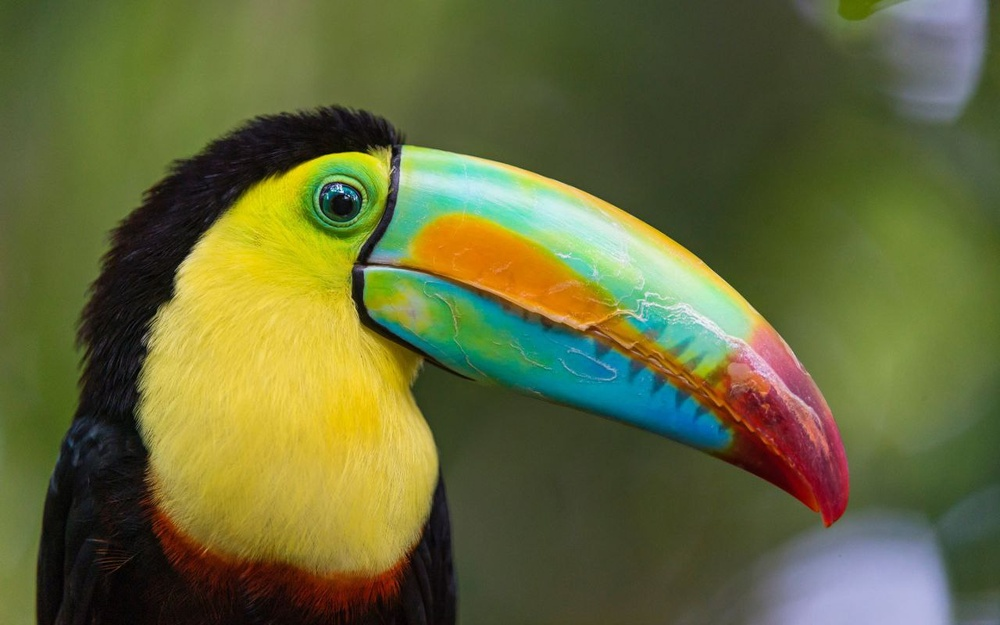
#> input picture pic.jpg, 1000 x 625 px, shrunk from 1280 x 800 before the run
$ jupyter execute --allow-errors CHW3.ipynb   (shell and % lines are left out)
#> lines starting #> are read from the running program, lines starting #| are printed output that depends on the picture
<h1 align="center">Mathematical Methods In Engineering - 25872</h1>
<h4 align="center">Dr. Amiri</h4>
<h4 align="center">Sharif University of Technology, Fall 2023</h4>
<h4 align="center">Python Assignment 3</h4>
<h5 align="center"><font color="cyan"> Feel free to contact TA team for any possible questions about the assignment </font>
 </h5>
<h5 align="center"> <font color="cyan"> Questions 1,2: @mh_momeni  -  Question 2,3: @Mahdi_h721 </font> </h5>

You should write your code in the <font color='green'>Code Cell</font> and then run the <font color='green'>Evaluation Cell</font> to check the correctness of your code.<br>
<font color='red'>**Please do not edit the codes in the Evaluation Cells.**</font>

##  Q1. Implementing QR Factorization <sub><sup>``(40 pt.)``</sup></sub>

>In this question, we are going to use QR factorization in computing eigenvalues. It is an important building block in numerical linear algebra. Recall that for any matrix $A$
, $A=QR$
 where $Q$
 is orthogonal and $R$
 is upper-triangular.

 **Reminder**: The QR algorithm, uses the QR decomposition, but don't confuse the two.

[cell 1]
import numpy as np
np.set_printoptions(suppress=True, precision=4)

[cell 2]
n = 5
A = np.random.rand(n,n)
npQ, npR = np.linalg.qr(A)

Check that Q is orthogonal:

[cell 3]
np.allclose(np.eye(n), npQ @ npQ.T), np.allclose(np.eye(n), npQ.T @ npQ)

Check that R is triangular

[cell 4]
npR

### Gram-Schmidt

#### Classical Gram-Schmidt (unstable)

For each $j$
, calculate a single projection

$$v_j=P_ja_j$$

where $P_j$
 projects onto the space orthogonal to the span of $q_1,…,q_{j−1}$
.

[cell 5]
def cgs(A):
    m, n = A.shape
    Q = np.zeros([m,n], dtype=np.float64)
    R = np.zeros([n,n], dtype=np.float64)
    ##Your Code start here

    for j in range(n):
        v = A[:, j]
        for i in range(j):
            R[i, j] = np.dot(Q[:, i], A[:, j])
            v = v - R[i, j] * Q[:, i]
        R[j, j] = np.linalg.norm(v)
        Q[:, j] = v / R[j, j]

    ##Your Code ends here
    return Q, R

[cell 6]
Q, R = cgs(A)
np.allclose(A, Q @ R)

Check if Q is unitary:

[cell 7]
np.allclose(np.eye(len(Q)), Q.dot(Q.T))

### Modified Gram-Schmidt (optional)

Classical (unstable) Gram-Schmidt: for each $j$
, calculate a single projection
$$v_j=P_ja_j$$
where $P_j$
 projects onto the space orthogonal to the span of $q_1,…,q_{j−1}$
.

Modified Gram-Schmidt: for each $j$
, calculate $j−1$
 projections
$$P_j=P_{⊥q_{j−1}⋯⊥q_2⊥q_1}$$

[cell 8]
n = 3
A = np.random.rand(n,n).astype(np.float64)

[cell 9]
def mgs(A):
    V = A.copy()
    m, n = A.shape
    Q = np.zeros([m,n], dtype=np.float64)
    R = np.zeros([n,n], dtype=np.float64)
    ##Your Code start here

    for k in range(n):
        R[k, k] = np.linalg.norm(V[:, k])
        Q[:, k] = V[:, k] / R[k, k]

        for j in range(k + 1, n):
            R[k, j] = np.dot(Q[:, k], V[:, j])
            V[:, j] = V[:, j] - R[k, j] * Q[:, k]

    ##Your Code ends here
    return Q, R

[cell 10]
Q, R = mgs(A)
np.allclose(np.eye(len(Q)), Q.dot(Q.T.conj()))

[cell 11]
np.allclose(A, np.matmul(Q,R))

### Classical vs Modified Gram-Schmidt

In this part, we want to construct a square matrix $A$ with random singular vectors and widely varying singular values spaced by factors of 2 between $2^{−1}$
 and $2^{−(n+1)}$

[cell 12]
import matplotlib.pyplot as plt
from matplotlib import rcParams

[cell 13]
n = 100
U, X = np.linalg.qr(np.random.randn(n,n))   # set U to a random orthogonal matrix
V, X = np.linalg.qr(np.random.randn(n,n))   # set V to a random orthogonal matrix
S = np.diag(np.power(2,np.arange(-1,-(n+1),-1), dtype=float))  # Set S to a diagonal matrix w/ exp
                                                              # values between 2^-1 and 2^-(n+1)

[cell 14]
A = np.matmul(U,np.matmul(S,V))
QC, RC = cgs(A)
QM, RM = mgs(A) # if you don't complete the mgs function, comment this line

[cell 15]
plt.figure(figsize=(10,10))
plt.semilogy(np.diag(S), 'r.', label="True Singular Values")
plt.semilogy(np.diag(RM), 'go', label="Modified Gram-Shmidt")
plt.semilogy(np.diag(RC), 'bx', label="Classic Gram-Shmidt")
plt.legend()
rcParams.update({'font.size': 18})
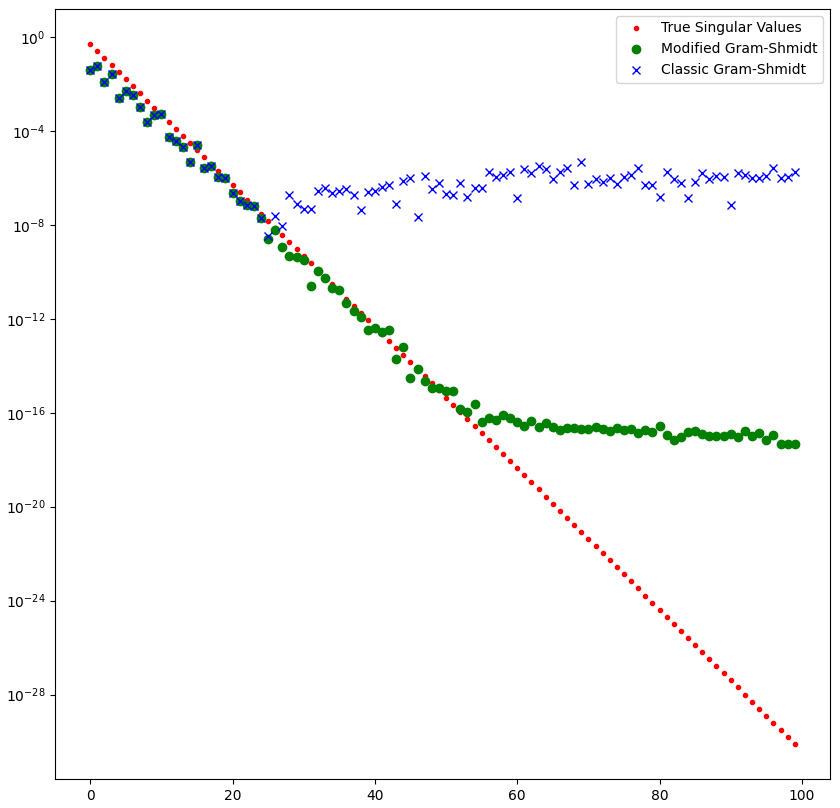
#> figure drawn by matplotlib, 1 panel; curve peaks at x = 0, y = 0.5; curve peaks at x = 1, y = 0.059; curve peaks at x = 1, y = 0.059

### Eigenvalue Decomposition using QR Factorization

Use the QR algorithm (or QR method) to get the eigenvalues of matrix $A$. Do 100 iterations, and print out the 1st, 5th, 10th, 20th and 100th iteration.

 **Reminder**: The QR algorithm (or QR method), uses the QR factorization, but don't confuse the two.

[cell 16]
##Your Code start here

def qr_algorithm(A, num_iterations=100):
#> called with A = array of shape (4, 4), num_iterations = 100
    m, n = A.shape
    Ak = A.copy()

    for k in range(num_iterations):
        Q, R = np.linalg.qr(Ak)
        Ak = np.dot(R, Q)

        if k + 1 in [1, 5, 10, 20, 100]:
            eigenvalues = np.sort(np.diag(Ak))
            print(f"Iteration {k + 1}: {eigenvalues}")

##Your Code ends here

[cell 17]
A = np.array([1.0, -1.0, 0.0, 0.0, -1.0, 1.0, -1.0, 0.0, 0.0, -1.0, 2.0, 0.0, 0.0, 0.0, 0.0, 3.0]).reshape((4, 4))
print("The matrix: \n", A)

print("\n --- Built-in ---")
print(np.linalg.eig(A)[0])
##Your Code start here

qr_algorithm(A)

##Your Code ends here

##  Q2. SVD & Image processing <sub><sup>``(30 pt.)``</sup></sub>

> In this question, we are going to investigate the use of SVD as a tool to obtain the basis of the matrix in digital image processing.
The first issue we will examine is image compression. For this purpose, in general, we can consider the information inside the image as a data matrix, then find a suitable basis for this information matrix and by depicting the primary matrix on the more important basis vectors and keeping the necessary information to show the initial image with less information.
This process results in image compression. It should be noted that for simplicity, the images we are examining in this exercise are in black and white.
>With the help of SVD, we can find a basis for the column space of the image matrix that we want, so that the columns of the image matrix have the highest correlation with the basis vectors.
>On the other hand, if these bases are considered in descending order of the size of the singular values, they will contain the most general information of the columns of the image, so by keeping only r initial columns of the found bases (U) along with the combined vectors (V) and the singular values (Σ) corresponding to them, we can retain the image's overall image with a good approximation.
>From an expert point of view, the reconstruction is actually a lower-order reconstruction of the primary matrix.
In this view, the value of r is the parameter to control the amount of compression we want.

###  part 1

In this part, the compression operation is performed on the input black and white image with the help of SVD analysis. One of the criteria for comparing the initial and final image is the PSNR criterion. Research about this criterion and draw the PSNR diagram in terms of different r. Then compare the results with the diagram by giving some test inputs and plotting the outputs.
One of the inputs you give to the function should be the image pic.jpg.

<font color="yellow">
PSNR, which stands for Peak Signal-to-Noise Ratio, is a commonly used metric in image and video compression to evaluate the quality of a compressed image or video in comparison to its original, uncompressed version. It is a quantitative measure that assesses the fidelity of the compressed content by considering the amount of noise introduced during compression.

The PSNR is calculated using the following formula:

PSNR = 10*Log(MAX^2/MSE)

where:

MAX is the maximum possible pixel value of the image (for example, 255 for an 8-bit grayscale image or 255 for each color channel in a 24-bit color image).And
MSE is the Mean Squared Error, which is the average of the squared differences between corresponding pixels of the original and compressed images.
The PSNR is expressed in decibels (dB), and a higher PSNR value indicates better image quality. A higher PSNR implies that the compression has introduced less distortion or noise, making the compressed image more faithful to the original.

It's important to note that while PSNR is a widely used metric, it does have some limitations. For instance, it may not always correlate well with human perception of image quality, especially in cases where the distortion introduced by compression is perceptually significant but not well-captured by mean squared error. Additionally, PSNR is sensitive to small changes in pixel values and may not be an ideal metric for certain types of images or compression artifacts.

[cell 18]
import matplotlib.pyplot as plt
from skimage import io, color
from skimage.util import random_noise
from PIL import Image


##Your Code start here

def VtoM(U ,S ,Vt , k = S.shape[0]):
        h = U.shape[0]
        w = Vt.shape[0]
        Sigma = np.zeros((h,w))
        s = S.shape[0]
        for i in range(k):
                Sigma[i,i] = S[i]
        return Sigma


def compress(gray_image , r):

        bw_matrix_orginal = np.array(gray_image)

        U, S, Vt = np.linalg.svd(bw_matrix_orginal)
        S_compressed = VtoM(U ,S ,Vt , r)

        bw_matrix_compressed = U @ S_compressed @ Vt
        scaled_array = ( bw_matrix_compressed * 255 ).astype('uint8')
        gray_image_compressed = Image.fromarray(scaled_array)

        return gray_image_compressed

def psnr(original, reconstructed):
        mse = np.mean( (original - reconstructed) ** 2)
        max_pixel_value = 255
        psnr_value = 10 * np.log10( (max_pixel_value ** 2) / mse)
        return psnr_value

##Your Code ends here

image_path = 'pic.jpg'
pic= np.array(color.rgb2gray(io.imread(image_path)))
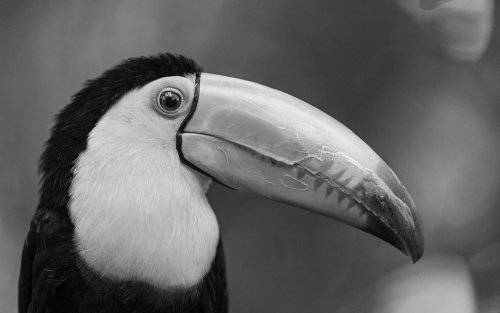
#> pic: shape (625, 1000) float64 (shown at 1/2 size); min 0.000565, max 0.974, mean 0.398
PSNR = [0,0,0,0,0,0,0]
r = [10,20,30,40,50,60,70]

for i in range(7):
        temp = compress(pic, (i+1)*10 )
        io.imshow(np.array(temp))
        print(f'r = {(i+1)*10}' )
        io.show()
        PSNR[i] = psnr(pic, temp)
#> this loop made 7 passes
#> (mse in psnr, psnr_value in psnr) on passes 1 to 7: (12739.4, 7.08), (12799, 7.06), (12820.9, 7.05), (12832.6, 7.05), (12839.6, 7.05), (12844.5, 7.04), (12848.1, 7.04)
#> pass 1, in compress, `U, S, Vt = np.linalg.svd(bw_matrix_orginal)`:
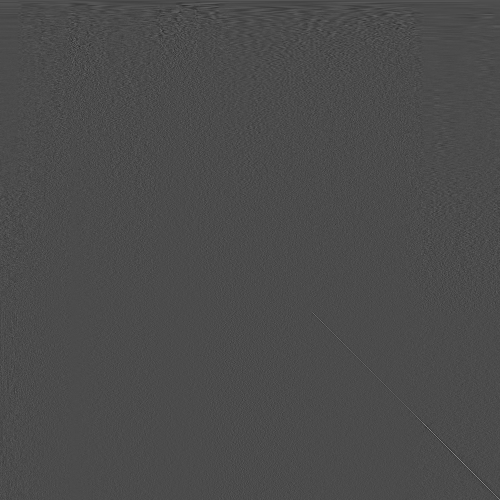
#> Vt: shape (1000, 1000) float64 (shown at 1/2 size); min -0.294, max 0.696, mean 4.28e-05; drawn with min black and max white
#> pass 1, `io.show()`:
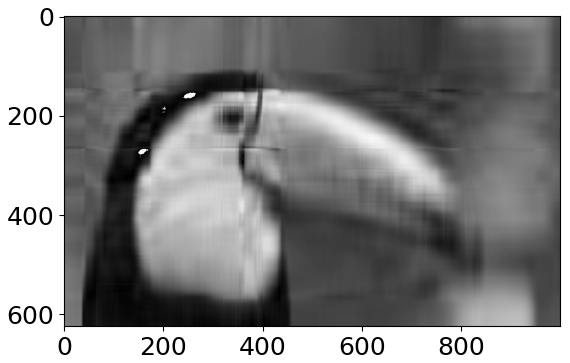
#> figure drawn by matplotlib, 1 panel
#> after the loop, PSNR = [7.08, 7.06, 7.05, 7.05, 7.05, 7.04, 7.04]

print('original pic')
io.imshow(pic)
io.show()

plt.plot(r ,PSNR)
plt.ylabel('PSNR')
plt.xlabel('r')
plt.show()
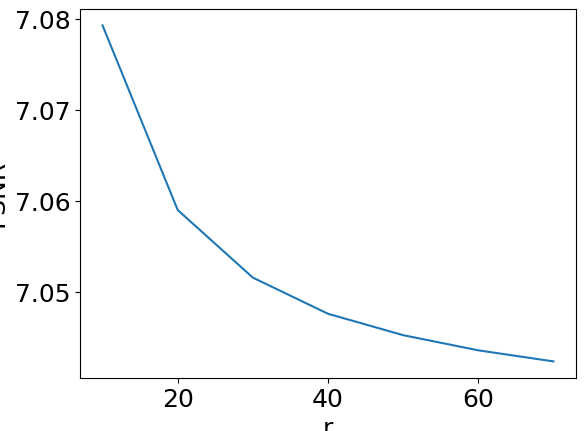
#> figure drawn by matplotlib, 1 panel

###  part 2

Another issue that we can explore with a similar idea of applying base transform is removing noise from images. In the condition that the noise in the image is uniform and in such a way that it does not distort the general information in the image. from the point of view of SVD, according to the examination of the general information, the direction of the image vector on bases with larger singular values has not changed much, and removing the information related to Examining general information to vectors with less importance can remove noise and keep the main information of the image.
In this part, add two different noises salt and pepper and Gaussian noise with a desired and appropriate range to the image pic.jpg so that the PSNR of both images is in the same range, then perform the noise reduction process with the help of SVD analysis.
For both noises, draw the PSNR diagram in terms of different r.
  Then compare the results with the graph by plotting a number of outputs.
  Which of the noises is more effective in this method?

<font color="yellow">
  As we can see This method is more effectice for gaussian noise

[cell 19]
##Your Code start here

SNR = 40

signal_power = np.sum(pic ** 2) / pic.size
#> signal_power = 0.201
noise_power = signal_power/( 10**(SNR/10) )
#> noise_power = 2.01e-05

salt_and_pepper = random_noise( pic, mode='s&p', amount=0.02)
gaussian = random_noise(pic, mode='gaussian', var=np.sqrt(noise_power))


recunstructed_gaussian = compress(gaussian, 50)
#> in compress (call 8), `U, S, Vt = np.linalg.svd(bw_matrix_orginal)`:
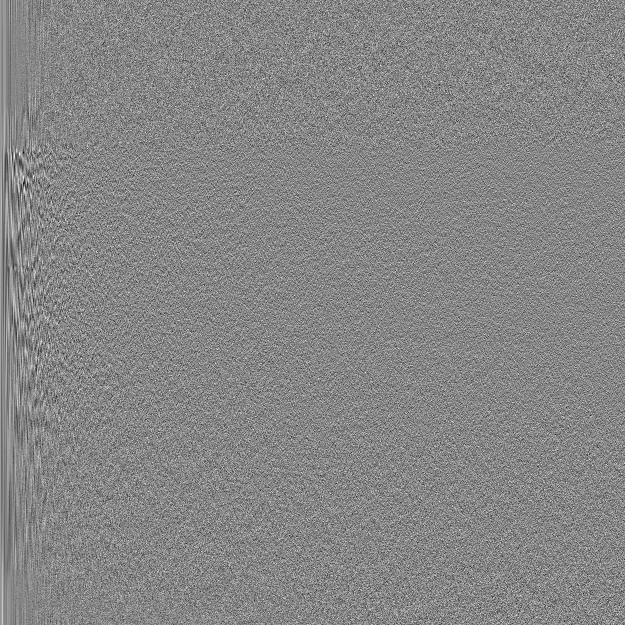
#> U: shape (625, 625) float64; min -0.229, max 0.206, mean 7.98e-05; drawn with min black and max white
#> in compress (call 8), `U, S, Vt = np.linalg.svd(bw_matrix_orginal)`: S = 625 values, max 329.7 at index 0, min 0.475 at index 624, mean 3.22
#> in compress (call 8), `bw_matrix_compressed = U @ S_compressed @ Vt`:
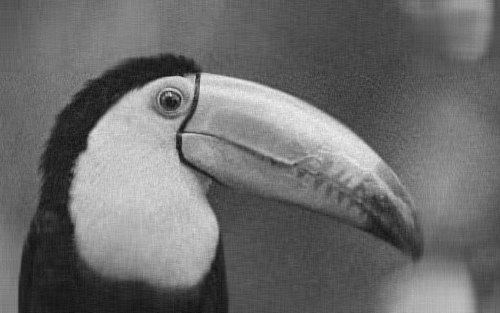
#> bw_matrix_compressed: shape (625, 1000) float64 (shown at 1/2 size); min -0.0748, max 1.03, mean 0.399; drawn with min black and max white
recunstructed_salt_and_pepper = compress(salt_and_pepper, 50)\
#> in compress (call 9), `U, S, Vt = np.linalg.svd(bw_matrix_orginal)`:
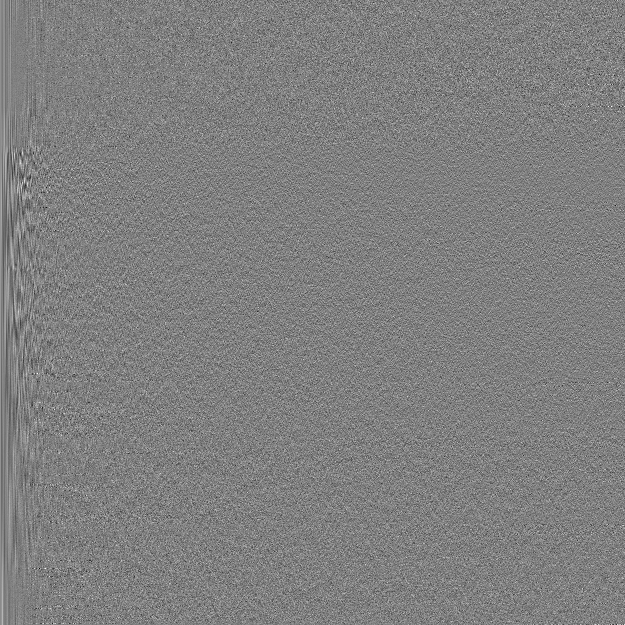
#> U: shape (625, 625) float64; min -0.271, max 0.269, mean 9.13e-05; drawn with min black and max white
#> in compress (call 9), `U, S, Vt = np.linalg.svd(bw_matrix_orginal)`:
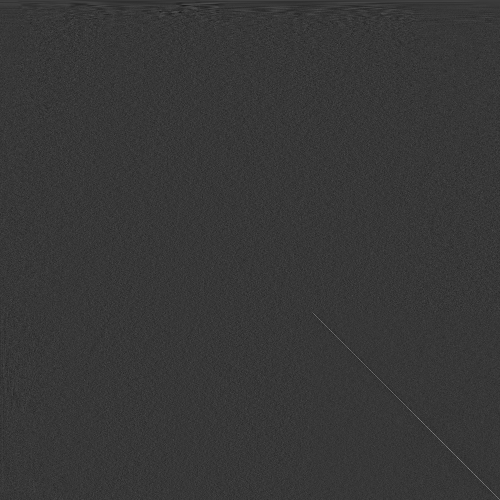
#> Vt: shape (1000, 1000) float64 (shown at 1/2 size); min -0.204, max 0.729, mean 4.38e-05; drawn with min black and max white
#> in compress (call 9), `U, S, Vt = np.linalg.svd(bw_matrix_orginal)`: S = 625 values, max 330.4 at index 0, min 0.49 at index 624, mean 3.49
#> in compress (call 9), `bw_matrix_compressed = U @ S_compressed @ Vt`:
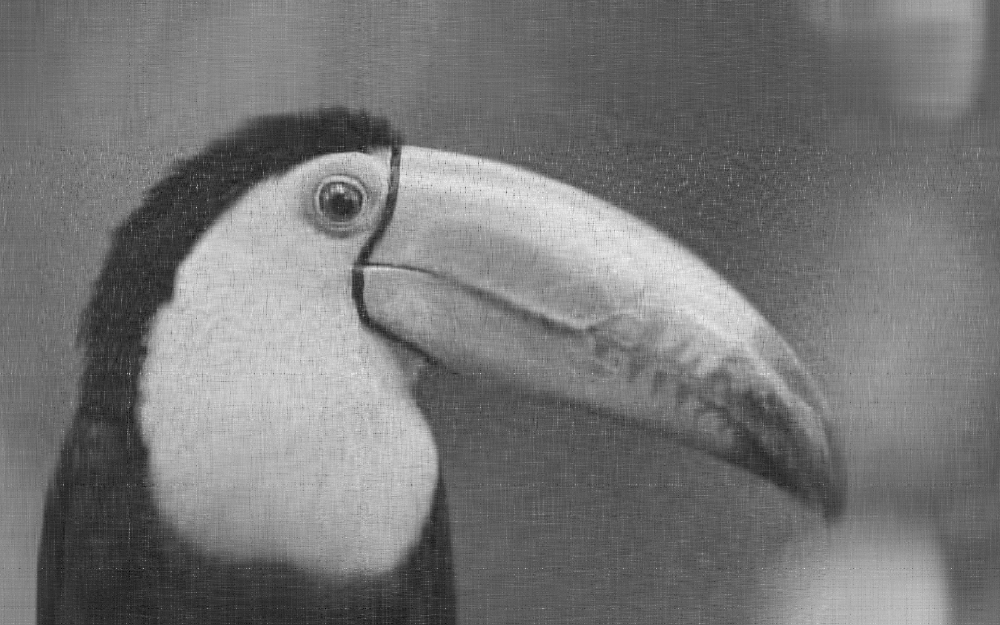
#> bw_matrix_compressed: shape (625, 1000) float64; min -0.188, max 1.07, mean 0.4; drawn with min black and max white

fig = plt.figure(figsize=(20, 20))

fig.add_subplot(2, 2, 1)
io.imshow(gaussian)
plt.title('Gaussian noise')

fig.add_subplot(2, 2, 2)
io.imshow(salt_and_pepper)
plt.title('Salt and pepper noise')

fig.add_subplot(2, 2, 3)
io.imshow(np.array(recunstructed_gaussian))
plt.title('Recunstructed Gaussian noise')

fig.add_subplot(2, 2, 4)
io.imshow(np.array(recunstructed_salt_and_pepper))
plt.title('Recunstructed salt and pepper noise')

plt.show()

##Your Code ends here

##  Q3. PCA and Clustering <sub><sup>``(40 pt.)``</sup></sub>
In this problem we want to cluster some data points.
But first, you should reduce the number of features by the PCA algorithm then use kmeans clustering algorithm

[cell 20]
import pandas as pd
import numpy as np
import seaborn as sns
from tqdm import tqdm
import matplotlib.pyplot as plt
import matplotlib.cm as cm
from sklearn.cluster import KMeans, AgglomerativeClustering, DBSCAN
from yellowbrick.cluster import KElbowVisualizer
import warnings
from sklearn.metrics import silhouette_score as sil, calinski_harabasz_score as chs, silhouette_samples

### Import Dataset

#> (a cell that did not finish here is left out)

### Correlation Heatmap

In this part plot the correlation Heatmap of features.
what is your suggestion about the number of principal components that they have high variance? Explain why.

<font color="yellow">
From color of map and number of red squares can guess that 4 principal components have high variance

#> (a cell that did not finish here is left out)

###  Data Preprocessing

#> (a cell that did not finish here is left out)

### PCA (Principal Component Analysis)
> As you know for applying PCA we should scale our data points.Here we use MinMax and Standard Scaler.
(First, use Standard Scaler)

Calculate principal components and plot Explained variance by each component.

#> (a cell that did not finish here is left out)

Apply PCA Algorithm from scratch and reduce the number of features to the number you have guessed in previous parts.

[cell 25]
##Your Code start here

guessed_number = 4


#> (the rest of this cell did not finish here and is left out)

### PCA plot in 2D
Plot data points using their two first features.What do you think about the number of clusters?

<font color="yellow">
It seems that there are 3 clusters.

[cell 26]
##Your Code start here

guessed_number = 2


#> (the rest of this cell did not finish here and is left out)

### Do all previous steps for MinMax Scaling
Tell your opinion about diffrences.

#> (a cell that did not finish here is left out)

### KMeans Clustering
#### Elbow Method for Determining Cluster Amount on  Dataset

Using the elbow method to find the optimal number of clusters

[cell 28]
##Your Code start here

sse = []
#> (the rest of this cell did not finish here and is left out)

What is inertia and silhouette metrics?
Explain them briefly.

<font color="yellow">
inertia and silhouette are metrics used for evaluating different aspects of clustering quality. Inertia focuses on the compactness of clusters, while silhouette considers both compactness and separation, providing a more comprehensive evaluation of clustering performance.

[cell 29]
#You should save your final datapoints in pca_std_datapoint variable
inertia = []
#> (the rest of this cell did not finish here and is left out)

[cell 30]
silhouette = []
#> (the rest of this cell did not finish here and is left out)

Plot the **inertia** and **silhouette ** values

[cell 31]
##Your Code start here

# Plotting the Inertia
inertia = np.array(inertia)
#> inertia = empty array
silhouette =np.array(silhouette)
#> silhouette = empty array

plt.figure(figsize=(12, 4))

int_array = np.arange(1, 9)
#> int_array = [1, 2, 3, 4, 5, 6, 7, 8]

plt.subplot(1, 2, 1)
#> (the rest of this cell did not finish here and is left out)
